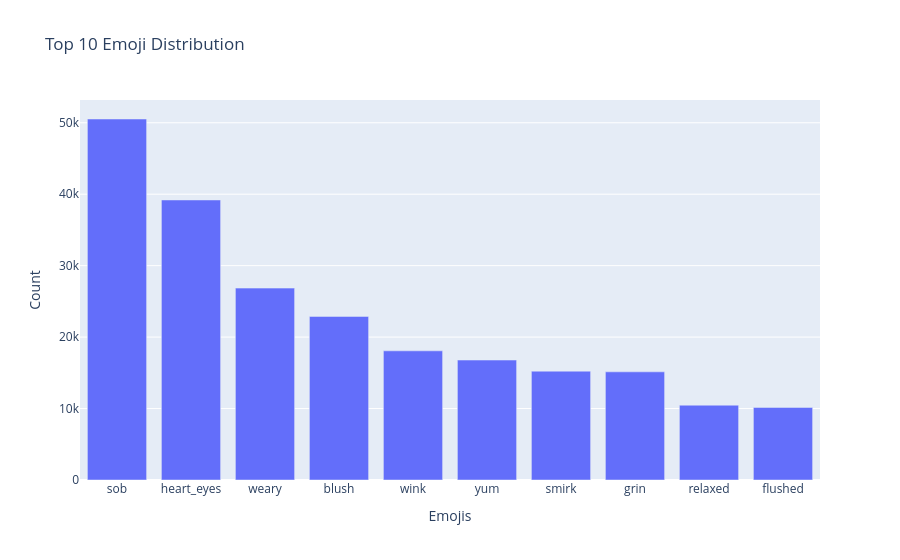

Here is the notebook cell this chart was saved with:
### Code cell
from collections import Counter
import plotly.graph_objects as go
import plotly.io as pio
emoji_count1 = Counter(emojis)
top_emojis = emoji_count1.most_common(10)
labels = []
counts = []
for item in top_emojis:
    labels.append(item[0])
    counts.append(item[1])
fig = go.Figure(data=[
    go.Bar(x=labels, y=counts)
])
fig.update_layout(
    title="Top 10 Emoji Distribution",
    xaxis_title="Emojis",
    yaxis_title="Count"
)
fig.show()

### Figure 1 — Plotly figure (JSON) as saved in the notebook; plotly's stock layout.template omitted (floating-point values rounded to 4 significant figures)
{"data": [{"type": "bar", "x": ["sob", "heart_eyes", "weary", "blush", "wink", "yum", "smirk", "grin", "relaxed", "flushed"], "y": [50525, 39193, 26855, 22894, 18078, 16790, 15231, 15138, 10472, 10155]}], "layout": {"title": {"text": "Top 10 Emoji Distribution"}, "xaxis": {"title": {"text": "Emojis"}}, "yaxis": {"title": {"text": "Count"}}}}
